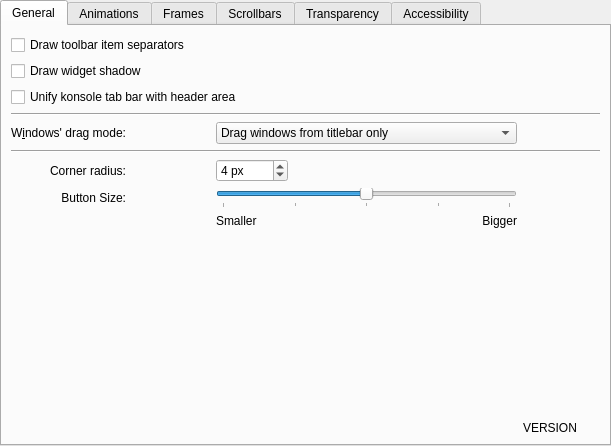
<?xml version="1.0" encoding="UTF-8"?>
<ui version="4.0">
 <class>VinylStyleConfig</class>
 <widget class="QWidget" name="VinylStyleConfig">
  <property name="geometry">
   <rect>
    <x>0</x>
    <y>0</y>
    <width>611</width>
    <height>446</height>
   </rect>
  </property>
  <property name="sizePolicy">
   <sizepolicy hsizetype="Preferred" vsizetype="Preferred">
    <horstretch>0</horstretch>
    <verstretch>0</verstretch>
   </sizepolicy>
  </property>
  <layout class="QVBoxLayout" name="verticalLayout">
   <property name="leftMargin">
    <number>0</number>
   </property>
   <property name="topMargin">
    <number>0</number>
   </property>
   <property name="rightMargin">
    <number>0</number>
   </property>
   <property name="bottomMargin">
    <number>0</number>
   </property>
   <item>
    <widget class="QTabWidget" name="tabWidget">
     <property name="currentIndex">
      <number>0</number>
     </property>
     <widget class="QWidget" name="generalPage">
      <attribute name="title">
       <string>General</string>
      </attribute>
      <layout class="QGridLayout" name="generalGridLayout">
       <item row="0" column="0" colspan="5">
        <widget class="QCheckBox" name="_toolBarDrawItemSeparator">
         <property name="text">
          <string>Draw toolbar item separators</string>
         </property>
        </widget>
       </item>
       <item row="6" column="0">
        <widget class="QLabel" name="_cornerRadiusLabel">
         <property name="text">
          <string>Corner radius:</string>
         </property>
         <property name="alignment">
          <set>Qt::AlignmentFlag::AlignRight|Qt::AlignmentFlag::AlignTrailing|Qt::AlignmentFlag::AlignVCenter</set>
         </property>
        </widget>
       </item>
       <item row="8" column="3">
        <widget class="QLabel" name="_buttonSizeBiggerLabel">
         <property name="text">
          <string>Bigger</string>
         </property>
         <property name="alignment">
          <set>Qt::AlignmentFlag::AlignRight|Qt::AlignmentFlag::AlignTrailing|Qt::AlignmentFlag::AlignVCenter</set>
         </property>
        </widget>
       </item>
       <item row="4" column="2" colspan="2">
        <widget class="QComboBox" name="_windowDragMode">
         <item>
          <property name="text">
           <string>Drag windows from titlebar only</string>
          </property>
         </item>
         <item>
          <property name="text">
           <string>Drag windows from titlebar, menubar and toolbars</string>
          </property>
         </item>
         <item>
          <property name="text">
           <string>Drag windows from all empty areas</string>
          </property>
         </item>
        </widget>
       </item>
       <item row="1" column="0" colspan="5">
        <widget class="QCheckBox" name="_widgetDrawShadow">
         <property name="text">
          <string>Draw widget shadow</string>
         </property>
        </widget>
       </item>
       <item row="8" column="2">
        <widget class="QLabel" name="_buttonSizeSmallerLabel">
         <property name="text">
          <string>Smaller</string>
         </property>
        </widget>
       </item>
       <item row="6" column="2">
        <widget class="QSpinBox" name="_cornerRadius">
         <property name="maximumSize">
          <size>
           <width>72</width>
           <height>40</height>
          </size>
         </property>
         <property name="suffix">
          <string> px</string>
         </property>
         <property name="minimum">
          <number>1</number>
         </property>
         <property name="maximum">
          <number>8</number>
         </property>
         <property name="value">
          <number>4</number>
         </property>
        </widget>
       </item>
       <item row="4" column="0">
        <widget class="QLabel" name="_windowDragLabel">
         <property name="sizePolicy">
          <sizepolicy hsizetype="Preferred" vsizetype="Preferred">
           <horstretch>0</horstretch>
           <verstretch>0</verstretch>
          </sizepolicy>
         </property>
         <property name="text">
          <string>W&amp;indows' drag mode:</string>
         </property>
         <property name="alignment">
          <set>Qt::AlignmentFlag::AlignRight|Qt::AlignmentFlag::AlignTrailing|Qt::AlignmentFlag::AlignVCenter</set>
         </property>
         <property name="buddy">
          <cstring>_windowDragMode</cstring>
         </property>
        </widget>
       </item>
       <item row="2" column="0" colspan="5">
        <widget class="QCheckBox" name="_unifiedTabBarKonsole">
         <property name="text">
          <string>Unify konsole tab bar with header area</string>
         </property>
        </widget>
       </item>
       <item row="3" column="0" colspan="5">
        <widget class="Line" name="line">
         <property name="orientation">
          <enum>Qt::Orientation::Horizontal</enum>
         </property>
        </widget>
       </item>
       <item row="7" column="0">
        <widget class="QLabel" name="_buttonSizeLabel">
         <property name="layoutDirection">
          <enum>Qt::LayoutDirection::LeftToRight</enum>
         </property>
         <property name="text">
          <string>Button Size:</string>
         </property>
         <property name="alignment">
          <set>Qt::AlignmentFlag::AlignRight|Qt::AlignmentFlag::AlignTrailing|Qt::AlignmentFlag::AlignVCenter</set>
         </property>
        </widget>
       </item>
       <item row="9" column="0" colspan="5">
        <spacer>
         <property name="orientation">
          <enum>Qt::Orientation::Vertical</enum>
         </property>
         <property name="sizeHint" stdset="0">
          <size>
           <width>20</width>
           <height>40</height>
          </size>
         </property>
        </spacer>
       </item>
       <item row="5" column="0" colspan="5">
        <widget class="Line" name="line">
         <property name="orientation">
          <enum>Qt::Orientation::Horizontal</enum>
         </property>
        </widget>
       </item>
       <item row="7" column="2" colspan="2">
        <widget class="QSlider" name="_buttonSize">
         <property name="minimum">
          <number>-2</number>
         </property>
         <property name="maximum">
          <number>6</number>
         </property>
         <property name="singleStep">
          <number>1</number>
         </property>
         <property name="sliderPosition">
          <number>2</number>
         </property>
         <property name="orientation">
          <enum>Qt::Orientation::Horizontal</enum>
         </property>
         <property name="tickPosition">
          <enum>QSlider::TickPosition::TicksBelow</enum>
         </property>
         <property name="tickInterval">
          <number>2</number>
         </property>
        </widget>
       </item>
       <item row="10" column="4">
        <widget class="QLabel" name="_versionLabel">
         <property name="text">
          <string>VERSION</string>
         </property>
        </widget>
       </item>
      </layout>
     </widget>
     <widget class="QWidget" name="animationsPage">
      <attribute name="title">
       <string>Animations</string>
      </attribute>
      <layout class="QGridLayout" name="animationGridLayout">
       <item row="0" column="0" colspan="5">
        <widget class="QCheckBox" name="_animationsEnabled">
         <property name="enabled">
          <bool>true</bool>
         </property>
         <property name="text">
          <string>Enable animations</string>
         </property>
        </widget>
       </item>
       <item row="1" column="0">
        <widget class="QLabel" name="_animationsDurationLabel">
         <property name="enabled">
          <bool>false</bool>
         </property>
         <property name="text">
          <string>A&amp;nimations duration:</string>
         </property>
         <property name="alignment">
          <set>Qt::AlignmentFlag::AlignRight|Qt::AlignmentFlag::AlignTrailing|Qt::AlignmentFlag::AlignVCenter</set>
         </property>
         <property name="buddy">
          <cstring>_animationsDuration</cstring>
         </property>
        </widget>
       </item>
       <item row="1" column="1" colspan="2">
        <widget class="QSpinBox" name="_animationsDuration">
         <property name="enabled">
          <bool>false</bool>
         </property>
         <property name="suffix">
          <string> ms</string>
         </property>
         <property name="maximum">
          <number>500</number>
         </property>
        </widget>
       </item>
       <item row="1" column="3">
        <spacer>
         <property name="orientation">
          <enum>Qt::Orientation::Horizontal</enum>
         </property>
         <property name="sizeHint" stdset="0">
          <size>
           <width>40</width>
           <height>20</height>
          </size>
         </property>
        </spacer>
       </item>
       <item row="2" column="0" colspan="5">
        <spacer>
         <property name="orientation">
          <enum>Qt::Orientation::Vertical</enum>
         </property>
         <property name="sizeHint" stdset="0">
          <size>
           <width>20</width>
           <height>40</height>
          </size>
         </property>
        </spacer>
       </item>
      </layout>
     </widget>
     <widget class="QWidget" name="framesPage">
      <attribute name="title">
       <string>Frames</string>
      </attribute>
      <layout class="QVBoxLayout" name="_framesVerticalLayout">
       <item>
        <widget class="QCheckBox" name="_dockWidgetDrawFrame">
         <property name="text">
          <string>Draw frame around dockable panels</string>
         </property>
        </widget>
       </item>
       <item>
        <widget class="QCheckBox" name="_titleWidgetDrawFrame">
         <property name="text">
          <string>Draw frame around page titles</string>
         </property>
        </widget>
       </item>
       <item>
        <widget class="QCheckBox" name="_sidePanelDrawFrame">
         <property name="text">
          <string>Draw frame around side panels</string>
         </property>
        </widget>
       </item>
       <item>
        <widget class="QCheckBox" name="_kTextEditDrawFrame">
         <property name="text">
          <string>Draw frame around text editors</string>
         </property>
        </widget>
       </item>
       <item>
        <spacer name="_framesVerticalSpacer">
         <property name="orientation">
          <enum>Qt::Orientation::Vertical</enum>
         </property>
         <property name="sizeHint" stdset="0">
          <size>
           <width>20</width>
           <height>117</height>
          </size>
         </property>
        </spacer>
       </item>
      </layout>
     </widget>
     <widget class="QWidget" name="scrollbarsPage">
      <attribute name="title">
       <string>Scrollbars</string>
      </attribute>
      <layout class="QGridLayout" name="scroolBarsGridLayout">
       <item row="0" column="0" colspan="4">
        <widget class="QCheckBox" name="_renderThinSeperatorBetweenTheScrollBar">
         <property name="text">
          <string>Render a thin separator between the scrollbar</string>
         </property>
        </widget>
       </item>
       <item row="1" column="0" colspan="3">
        <widget class="Line" name="_scrollBarsHorizontalLine">
         <property name="orientation">
          <enum>Qt::Orientation::Horizontal</enum>
         </property>
        </widget>
       </item>
       <item row="2" column="0">
        <widget class="QLabel" name="_scrollBarSubLineLabel">
         <property name="sizePolicy">
          <sizepolicy hsizetype="Preferred" vsizetype="Preferred">
           <horstretch>0</horstretch>
           <verstretch>0</verstretch>
          </sizepolicy>
         </property>
         <property name="layoutDirection">
          <enum>Qt::LayoutDirection::LeftToRight</enum>
         </property>
         <property name="text">
          <string>&amp;Top arrow button type:</string>
         </property>
         <property name="alignment">
          <set>Qt::AlignmentFlag::AlignRight|Qt::AlignmentFlag::AlignTrailing|Qt::AlignmentFlag::AlignVCenter</set>
         </property>
         <property name="buddy">
          <cstring>_scrollBarSubLineButtons</cstring>
         </property>
        </widget>
       </item>
       <item row="2" column="1">
        <widget class="QComboBox" name="_scrollBarSubLineButtons">
         <item>
          <property name="text">
           <string>No Buttons</string>
          </property>
         </item>
         <item>
          <property name="text">
           <string>One Button</string>
          </property>
         </item>
         <item>
          <property name="text">
           <string>Two Buttons</string>
          </property>
         </item>
        </widget>
       </item>
       <item row="2" column="2">
        <spacer name="_scrollBarsHorizontalSpacer">
         <property name="orientation">
          <enum>Qt::Orientation::Horizontal</enum>
         </property>
         <property name="sizeHint" stdset="0">
          <size>
           <width>40</width>
           <height>20</height>
          </size>
         </property>
        </spacer>
       </item>
       <item row="3" column="0">
        <widget class="QLabel" name="_scrollBarAddLineLabel">
         <property name="sizePolicy">
          <sizepolicy hsizetype="Preferred" vsizetype="Preferred">
           <horstretch>0</horstretch>
           <verstretch>0</verstretch>
          </sizepolicy>
         </property>
         <property name="layoutDirection">
          <enum>Qt::LayoutDirection::LeftToRight</enum>
         </property>
         <property name="text">
          <string>Bottom arrow button t&amp;ype:</string>
         </property>
         <property name="alignment">
          <set>Qt::AlignmentFlag::AlignRight|Qt::AlignmentFlag::AlignTrailing|Qt::AlignmentFlag::AlignVCenter</set>
         </property>
         <property name="buddy">
          <cstring>_scrollBarAddLineButtons</cstring>
         </property>
        </widget>
       </item>
       <item row="3" column="1">
        <widget class="QComboBox" name="_scrollBarAddLineButtons">
         <item>
          <property name="text">
           <string>No Buttons</string>
          </property>
         </item>
         <item>
          <property name="text">
           <string>One Button</string>
          </property>
         </item>
         <item>
          <property name="text">
           <string>Two Buttons</string>
          </property>
         </item>
        </widget>
       </item>
       <item row="4" column="0" colspan="4">
        <spacer>
         <property name="orientation">
          <enum>Qt::Orientation::Vertical</enum>
         </property>
         <property name="sizeHint" stdset="0">
          <size>
           <width>20</width>
           <height>40</height>
          </size>
         </property>
        </spacer>
       </item>
      </layout>
     </widget>
     <widget class="QWidget" name="transparencyPage">
      <attribute name="title">
       <string>Transparency</string>
      </attribute>
      <layout class="QGridLayout" name="transparencyGridLayout">
       <item row="0" column="0">
        <widget class="QCheckBox" name="_transparentDolphinView">
         <property name="text">
          <string>Transparent Dolphin view</string>
         </property>
        </widget>
       </item>
       <item row="1" column="0" colspan="5">
        <widget class="Line" name="line">
         <property name="orientation">
          <enum>Qt::Orientation::Horizontal</enum>
         </property>
        </widget>
       </item>
       <item row="2" column="0">
        <layout class="QHBoxLayout" name="_transparencyHorizontalLayout">
         <item>
          <widget class="QLabel" name="_transparencyTransparentLabel">
           <property name="sizePolicy">
            <sizepolicy hsizetype="Preferred" vsizetype="Maximum">
             <horstretch>0</horstretch>
             <verstretch>0</verstretch>
            </sizepolicy>
           </property>
           <property name="text">
            <string>Transparent</string>
           </property>
           <property name="indent">
            <number>73</number>
           </property>
          </widget>
         </item>
         <item>
          <widget class="QLabel" name="_transparencyOpaqueLabel">
           <property name="sizePolicy">
            <sizepolicy hsizetype="Preferred" vsizetype="Maximum">
             <horstretch>0</horstretch>
             <verstretch>0</verstretch>
            </sizepolicy>
           </property>
           <property name="layoutDirection">
            <enum>Qt::LayoutDirection::LeftToRight</enum>
           </property>
           <property name="text">
            <string>Opaque</string>
           </property>
           <property name="alignment">
            <set>Qt::AlignmentFlag::AlignRight|Qt::AlignmentFlag::AlignTrailing|Qt::AlignmentFlag::AlignVCenter</set>
           </property>
           <property name="margin">
            <number>0</number>
           </property>
           <property name="indent">
            <number>93</number>
           </property>
          </widget>
         </item>
        </layout>
       </item>
       <item row="3" column="0">
        <layout class="QHBoxLayout" name="_menuGroupHorizontalLayout_1">
         <item>
          <widget class="QLabel" name="_menuOpacityLabel">
           <property name="text">
            <string>Menu:</string>
           </property>
           <property name="alignment">
            <set>Qt::AlignmentFlag::AlignCenter</set>
           </property>
           <property name="indent">
            <number>5</number>
           </property>
           <property name="buddy">
            <cstring>_menuOpacity</cstring>
           </property>
          </widget>
         </item>
         <item>
          <layout class="QHBoxLayout" name="_menuOpacityHorizontalLayout">
           <property name="spacing">
            <number>0</number>
           </property>
           <property name="leftMargin">
            <number>20</number>
           </property>
           <item>
            <widget class="QSlider" name="_menuOpacity">
             <property name="toolTip">
              <string>This changes the menu items transparency</string>
             </property>
             <property name="minimum">
              <number>0</number>
             </property>
             <property name="maximum">
              <number>100</number>
             </property>
             <property name="singleStep">
              <number>1</number>
             </property>
             <property name="pageStep">
              <number>10</number>
             </property>
             <property name="value">
              <number>100</number>
             </property>
             <property name="orientation">
              <enum>Qt::Orientation::Horizontal</enum>
             </property>
             <property name="invertedAppearance">
              <bool>false</bool>
             </property>
             <property name="invertedControls">
              <bool>false</bool>
             </property>
             <property name="tickPosition">
              <enum>QSlider::TickPosition::TicksBelow</enum>
             </property>
             <property name="tickInterval">
              <number>10</number>
             </property>
            </widget>
           </item>
          </layout>
         </item>
         <item>
          <widget class="QSpinBox" name="_menuOpacitySpinBox">
           <property name="alignment">
            <set>Qt::AlignmentFlag::AlignCenter</set>
           </property>
           <property name="suffix">
            <string>%</string>
           </property>
           <property name="maximum">
            <number>100</number>
           </property>
          </widget>
         </item>
        </layout>
       </item>
       <item row="4" column="0">
        <layout class="QHBoxLayout" name="menuGroupHorizontalLayout_2">
         <item>
          <widget class="QLabel" name="_sidebarOpacityLabel">
           <property name="text">
            <string>Sidebar:</string>
           </property>
           <property name="alignment">
            <set>Qt::AlignmentFlag::AlignCenter</set>
           </property>
           <property name="indent">
            <number>5</number>
           </property>
           <property name="buddy">
            <cstring>_sidebarOpacity</cstring>
           </property>
          </widget>
         </item>
         <item>
          <layout class="QHBoxLayout" name="_sideBarOpacityHorizontalLayout">
           <property name="spacing">
            <number>0</number>
           </property>
           <property name="leftMargin">
            <number>10</number>
           </property>
           <item>
            <widget class="QSlider" name="_sidebarOpacity">
             <property name="toolTip">
              <string>This changes the Dolphin sidebar transparency</string>
             </property>
             <property name="maximum">
              <number>100</number>
             </property>
             <property name="singleStep">
              <number>1</number>
             </property>
             <property name="pageStep">
              <number>10</number>
             </property>
             <property name="value">
              <number>100</number>
             </property>
             <property name="sliderPosition">
              <number>100</number>
             </property>
             <property name="orientation">
              <enum>Qt::Orientation::Horizontal</enum>
             </property>
             <property name="invertedAppearance">
              <bool>false</bool>
             </property>
             <property name="invertedControls">
              <bool>false</bool>
             </property>
             <property name="tickPosition">
              <enum>QSlider::TickPosition::TicksBelow</enum>
             </property>
             <property name="tickInterval">
              <number>10</number>
             </property>
            </widget>
           </item>
          </layout>
         </item>
         <item>
          <widget class="QSpinBox" name="_sidebarOpacitySpinBox">
           <property name="alignment">
            <set>Qt::AlignmentFlag::AlignCenter</set>
           </property>
           <property name="suffix">
            <string>%</string>
           </property>
           <property name="maximum">
            <number>100</number>
           </property>
          </widget>
         </item>
        </layout>
       </item>
       <item row="5" column="0">
        <spacer>
         <property name="orientation">
          <enum>Qt::Orientation::Vertical</enum>
         </property>
         <property name="sizeHint" stdset="0">
          <size>
           <width>20</width>
           <height>40</height>
          </size>
         </property>
        </spacer>
       </item>
      </layout>
     </widget>
     <widget class="QWidget" name="accessibilityPage">
      <attribute name="title">
       <string>Accessibility</string>
      </attribute>
      <layout class="QGridLayout" name="accessibilityGridLayout">
       <item row="0" column="0" colspan="5">
        <widget class="QCheckBox" name="_viewDrawFocusIndicator">
         <property name="text">
          <string>Draw focus indicator in lists</string>
         </property>
        </widget>
       </item>
       <item row="1" column="0" colspan="5">
        <widget class="QCheckBox" name="_tabDrawHighlight">
         <property name="text">
          <string>Draw highlight on active tab</string>
         </property>
        </widget>
       </item>
       <item row="2" column="0" colspan="5">
        <widget class="QCheckBox" name="_menuItemDrawThinFocus">
         <property name="text">
          <string>Draw a thin line to indicate focus in menus and menubars</string>
         </property>
        </widget>
       </item>
       <item row="3" column="0" colspan="5">
        <widget class="Line" name="_accessibilityHorizontalLine_1">
         <property name="orientation">
          <enum>Qt::Orientation::Horizontal</enum>
         </property>
        </widget>
       </item>
       <item row="4" column="0">
        <widget class="QLabel" name="_mnemonicsLabel">
         <property name="text">
          <string>&amp;Keyboard accelerators visibility:</string>
         </property>
         <property name="alignment">
          <set>Qt::AlignmentFlag::AlignRight|Qt::AlignmentFlag::AlignTrailing|Qt::AlignmentFlag::AlignVCenter</set>
         </property>
         <property name="buddy">
          <cstring>_mnemonicsMode</cstring>
         </property>
        </widget>
       </item>
       <item row="4" column="2" colspan="2">
        <widget class="QComboBox" name="_mnemonicsMode">
         <item>
          <property name="text">
           <string>Always Hide Keyboard Accelerators</string>
          </property>
         </item>
         <item>
          <property name="text">
           <string>Show Keyboard Accelerators When Needed</string>
          </property>
         </item>
         <item>
          <property name="text">
           <string>Always Show Keyboard Accelerators</string>
          </property>
         </item>
        </widget>
       </item>
       <item row="5" column="0" colspan="5">
        <spacer>
         <property name="orientation">
          <enum>Qt::Orientation::Vertical</enum>
         </property>
         <property name="sizeHint" stdset="0">
          <size>
           <width>20</width>
           <height>40</height>
          </size>
         </property>
        </spacer>
       </item>
      </layout>
     </widget>
    </widget>
   </item>
  </layout>
 </widget>
 <tabstops>
  <tabstop>tabWidget</tabstop>
  <tabstop>_toolBarDrawItemSeparator</tabstop>
  <tabstop>_widgetDrawShadow</tabstop>
  <tabstop>_unifiedTabBarKonsole</tabstop>
  <tabstop>_windowDragMode</tabstop>
  <tabstop>_cornerRadius</tabstop>
  <tabstop>_buttonSize</tabstop>
  <tabstop>_dockWidgetDrawFrame</tabstop>
  <tabstop>_titleWidgetDrawFrame</tabstop>
  <tabstop>_sidePanelDrawFrame</tabstop>
  <tabstop>_kTextEditDrawFrame</tabstop>
  <tabstop>_renderThinSeperatorBetweenTheScrollBar</tabstop>
  <tabstop>_scrollBarSubLineButtons</tabstop>
  <tabstop>_scrollBarAddLineButtons</tabstop>
  <tabstop>_transparentDolphinView</tabstop>
  <tabstop>_menuOpacity</tabstop>
  <tabstop>_menuOpacitySpinBox</tabstop>
  <tabstop>_sidebarOpacity</tabstop>
  <tabstop>_sidebarOpacitySpinBox</tabstop>
  <tabstop>_viewDrawFocusIndicator</tabstop>
  <tabstop>_tabDrawHighlight</tabstop>
  <tabstop>_menuItemDrawThinFocus</tabstop>
  <tabstop>_mnemonicsMode</tabstop>
 </tabstops>
 <resources/>
 <connections>
  <connection>
   <sender>_animationsEnabled</sender>
   <signal>toggled(bool)</signal>
   <receiver>_animationsDurationLabel</receiver>
   <slot>setEnabled(bool)</slot>
   <hints>
    <hint type="sourcelabel">
     <x>90</x>
     <y>64</y>
    </hint>
    <hint type="destinationlabel">
     <x>84</x>
     <y>98</y>
    </hint>
   </hints>
  </connection>
  <connection>
   <sender>_animationsEnabled</sender>
   <signal>toggled(bool)</signal>
   <receiver>_animationsDuration</receiver>
   <slot>setEnabled(bool)</slot>
   <hints>
    <hint type="sourcelabel">
     <x>161</x>
     <y>64</y>
    </hint>
    <hint type="destinationlabel">
     <x>208</x>
     <y>98</y>
    </hint>
   </hints>
  </connection>
 </connections>
</ui>
